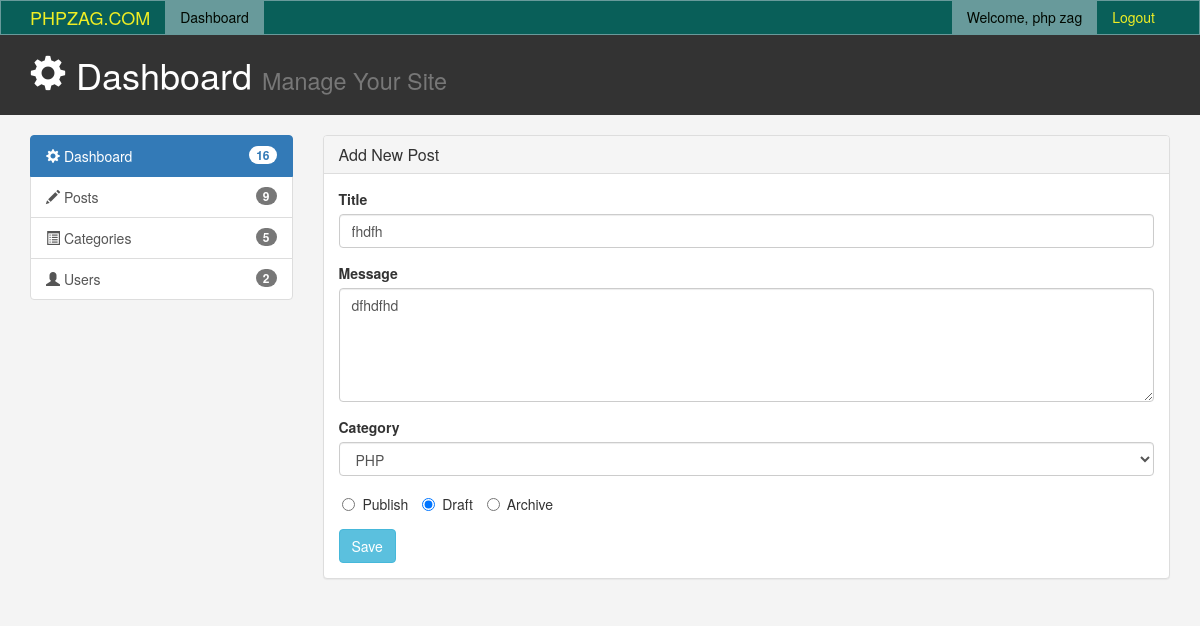
Screenshot of /admin/compose_post.php?id=4 (signed in) with the database file from the repository.
### tables this page shows
CREATE TABLE `cms_posts` (
  `id` int(11) NOT NULL,
  `title` text NOT NULL,
  `message` text NOT NULL,
  `category_id` int(11) NOT NULL,
  `userid` int(11) NOT NULL,
  `status` enum('published','draft','archived','') NOT NULL DEFAULT 'published',
  `created` datetime NOT NULL,
  `updated` datetime NOT NULL DEFAULT current_timestamp()
);

### admin/class/Post.php (called while the page is built, shortened)
<?php
class Post {
	private $postTable = 'cms_posts';
	private $categoryTable = 'cms_category';
	private $conn;
	public function __construct($db){
        $this->conn = $db;
    }
	public function getPost(){
		if($this->id) {
			$sqlQuery = "
				SELECT p.id, p.title, p.message, p.category_id, p.status, p.created, p.updated, c.name
				FROM ".$this->postTable." p
				LEFT JOIN ".$this->categoryTable." c ON c.id = p.category_id
				WHERE p.id = ? ";
			$stmt = $this->conn->prepare($sqlQuery);
			$stmt->bind_param("i", $this->id);
			$stmt->execute();
			$result = $stmt->get_result();
			$post = $result->fetch_assoc();
			return $post;
		}
	}
	public function getCategories(){
		$sqlQuery = "
			SELECT id, name
			FROM ".$this->categoryTable;
		$stmt = $this->conn->prepare($sqlQuery);
		$stmt->execute();
		$result = $stmt->get_result();
		return $result;
	}
}
?>

### admin/compose_post.php (the view, shortened to what this page needs)
<?php
include_once 'config/Database.php';
include_once 'class/Post.php';
$database = new Database();
$db = $database->getConnection();
$post = new Post($db);
$categories = $post->getCategories();
$post->id = (isset($_GET['id']) && $_GET['id']) ? $_GET['id'] : '0';
$postdetails = $post->getPost();
include('inc/header.php');
?>
<link rel="stylesheet" href="css/dataTables.bootstrap.min.css" />
<link href="css/style.css" rel="stylesheet" type="text/css" >
</head>
<body>
<?php include "menus.php"; ?>
<header id="header">
	<div class="container">
		<div class="row">
			<div class="col-md-10">
				<h1><span class="glyphicon glyphicon-cog" aria-hidden="true"></span> Dashboard <small>Manage Your Site</small></h1>
			</div>
			<br>
		</div>
	</div>
</header>
<br>
<section id="main">
	<div class="container">
		<div class="row">
			<?php include "left_menus.php"; ?>
			<div class="col-md-9">
				<div class="panel panel-default">
				  <div class="panel-heading">
					<h3 class="panel-title">Add New Post</h3>
				  </div>
				  <div class="panel-body">
					<form method="post" id="postForm">
						<div class="form-group">
							<label for="title" class="control-label">Title</label>
							<input type="text" class="form-control" id="title" name="title" value="<?php echo $postdetails['title']; ?>" placeholder="Post title..">
						</div>
						<div class="form-group">
							<label for="lastname" class="control-label">Message</label>
							<textarea class="form-control" rows="5" id="message" name="message" placeholder="Post message.."><?php echo $postdetails['message']; ?></textarea>
						</div>
						<div class="form-group">
							<label for="sel1">Category</label>
							<select class="form-control" id="category" name="category">
							<?php
							while ($category = $categories->fetch_assoc()) {
								$selected = '';
								if($category['name'] ==$postdetails['name']) {
									$selected = 'selected=selected';
								}
								echo "<option value='".$category['id']."' $selected>".$category['name']."</option>";
							}
							?>
							</select>
						</div>
						<div class="form-group">
							<label class="radio-inline">
								<input type="radio" name="status" id="publish" value="published" <?php if($postdetails['status'] == 'published') { echo "checked";} ?>>Publish
							</label>
							<label class="radio-inline">
								<input type="radio" name="status" id="draft" value="draft" <?php if($postdetails['status'] == 'draft') { echo "checked";} ?>>Draft
							</label>
							<label class="radio-inline">
								<input type="radio" name="status" id="archived" value="archived" <?php if($postdetails['status'] == 'archived') { echo "checked";} ?>>Archive
							</label>
						</div>
						<input type="submit" name="savePost" id="savePost" class="btn btn-info" value="Save" />
					</form>
				  </div>
				</div>
			</div>
		</div>
	</div>
</section>
<?php include('inc/footer.php');?>

### admin/css/style.css (style rules this page uses)
body { background: #f4f4f4; }
#header { background: #333333; color: #ffffff; padding-bottom: 10px; margin-bottom: : 15px; }

### rows the page displays
cms_posts: title "fhdfh", message "dfhdfhd", status "☐ Publish", status "☑ Draft", status "☐ Archive"

### other values shown
$_SESSION["name"] "php zag"
$post->totalPost()+$category->totalCategory()+$user->totalUser() "16"
$post->totalPost() "9"
$category->totalCategory() "5"
$user->totalUser() "2"
form field category "PHP"
